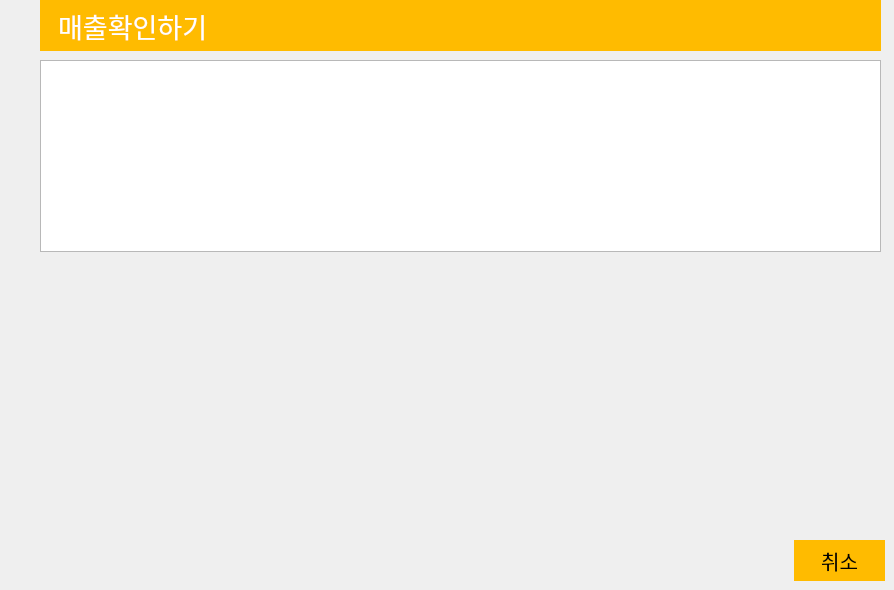
   <widget class="QWidget" name="page_7">
    <widget class="QLabel" name="label_37">
     <property name="geometry">
      <rect>
       <x>40</x>
       <y>0</y>
       <width>841</width>
       <height>51</height>
      </rect>
     </property>
     <property name="font">
      <font>
       <family>경기천년바탕 Bold</family>
       <pointsize>20</pointsize>
      </font>
     </property>
     <property name="styleSheet">
      <string notr="true">background-color:rgb(255,187,0);
color:white;
</string>
     </property>
     <property name="text">
      <string>   매출확인하기</string>
     </property>
    </widget>
    <widget class="QWidget" name="verticalLayoutWidget">
     <property name="geometry">
      <rect>
       <x>40</x>
       <y>270</y>
       <width>841</width>
       <height>261</height>
      </rect>
     </property>
     <layout class="QVBoxLayout" name="verticalLayout"/>
    </widget>
    <widget class="QPushButton" name="salesback_button">
     <property name="geometry">
      <rect>
       <x>794</x>
       <y>540</y>
       <width>91</width>
       <height>41</height>
      </rect>
     </property>
     <property name="font">
      <font>
       <family>경기천년바탕 Bold</family>
       <pointsize>15</pointsize>
      </font>
     </property>
     <property name="styleSheet">
      <string notr="true">background-color:rgb(255,187,0);
border-style: solid;
</string>
     </property>
     <property name="text">
      <string>취소</string>
     </property>
    </widget>
    <widget class="QTableWidget" name="tableWidget">
     <property name="geometry">
      <rect>
       <x>40</x>
       <y>60</y>
       <width>841</width>
       <height>192</height>
      </rect>
     </property>
     <property name="editTriggers">
      <set>QAbstractItemView::NoEditTriggers</set>
     </property>
     <attribute name="horizontalHeaderStretchLastSection">
      <bool>true</bool>
     </attribute>
    </widget>
   </widget>
